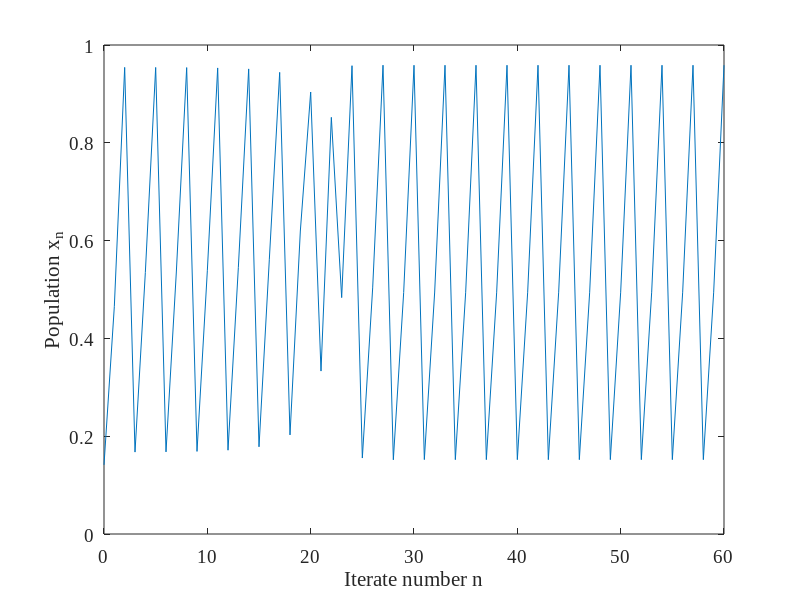

This chart was generated by the following MATLAB code:
clear variables
set(0, 'DefaultAxesFontName','Times New Roman','DefaultAxesFontSize',14);

NT = 60;
n = 0:1:NT;
lambda = 3.835;
x0 = sqrt(2)/10;

x(1) = x0;

for j = 1:NT;
    x(j+1) = lambda*x(j)*(1-x(j));
end

figure(1)
plot(n,x)
xlabel('Iterate number n')
ylabel('Population x_n')